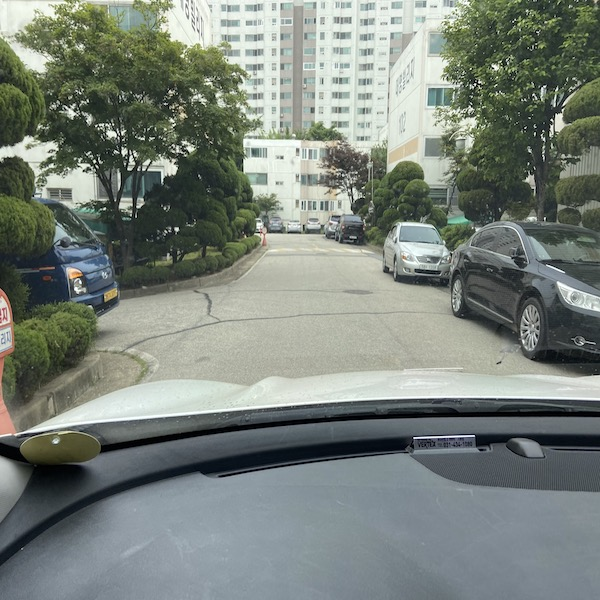
#> input picture 차선 감지 소스/free22.jpg, 600 x 600 px
$ python '17 lane_express.py'
#> lines starting #> are read from the running program, lines starting #| are printed output that depends on the picture; after the words box and inside, x2 and y2 are one past the last pixel; in counts of white or black regions, pixels touching at a corner belong together
### 차선 감지 소스/doImage.py
import numpy as np
import cv2 as cv
from matplotlib import pyplot as plt
# import matplotlib.pyplot as plt


def myShow(title,  img):
    cv.imshow(title, img)
    key = cv.waitKey(0)
    if key & 0xFF == 27:
        cv.destroyAllWindows()
        exit(0)
    elif key == ord('d') or key == ord('D'):
        cv.destroyWindow(title)
    elif key == ord('s') or key == ord('S'):
        cv.imgwrite(title+".jpg", img)
        cv.destroyWindow(title)
    else:
        pass


# [4 lines left out: function myPltShow, not called in this run]


def myDrawLine(rho, theta, img, color, thick):
    x0 = rho * np.cos(theta)
    y0 = rho * np.sin(theta)
    x1 = int(x0 - 1000*np.sin(theta))
    y1 = int(y0 + 1000*np.cos(theta))
    x2 = int(x0 + 1000*np.sin(theta))
    y2 = int(y0 - 1000*np.cos(theta))
    cv.line(img, (x1, y1), (x2, y2), color, thick)
    return [x1, y1], [x2, y2]

### 차선 감지 소스/17 lane_express.py
'''
Gray -> ROI -> Threshold-> Canny -> HoughLine -> Angle of Lines -> Average Lines
-> Detecting & displaying the lane -> Topview of the lane

'''
import cv2 as cv
import numpy as np
from doImage import *
from math import *

fileName = 'free22'

img = cv.imread(fileName+'.jpg')
#> img is the input picture: shape (600, 600, 3); mean B, G, R 122.7, 130.3, 122.2

# Gray
imgGray = cv.imread(fileName+'.jpg', 0)
#> imgGray: shape (600, 600); min 0, max 255, mean 127
imgRoi = np.zeros((img.shape[0], img.shape[1], 1), np.uint8)
imgOut = np.zeros(img.shape, np.uint8)

# Region Of Interest
syROI = 252
eyROI = 369
pointRoi = np.array([[267, 238], [205, 350], [470, 350], [360, 238]], np.int32)
cv.fillConvexPoly(imgRoi, pointRoi, 255)
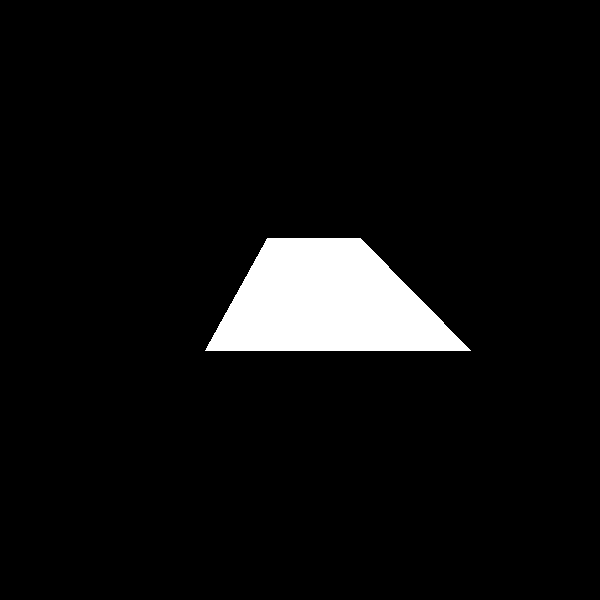
#> imgRoi: shape (600, 600, 1); 5.7% white; 1 white region, box (x1, y1, x2, y2) and area: (205, 238, 471, 351) 20342
imgRoiDisp = cv.addWeighted(imgGray, 0.8, imgRoi, 0.2, 0)
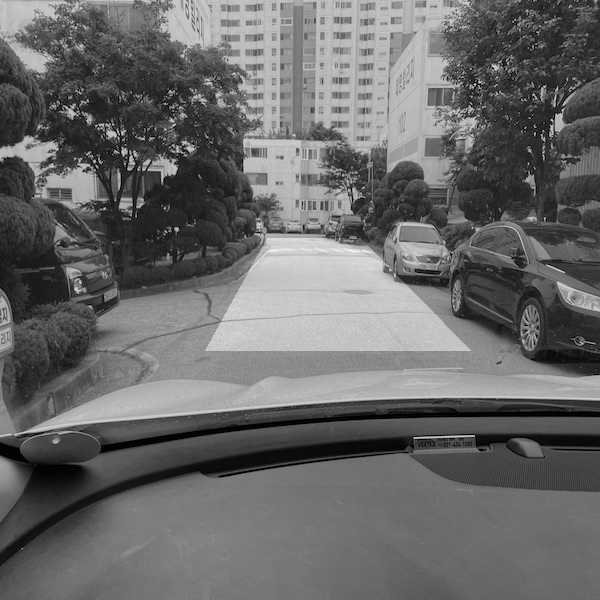
#> imgRoiDisp: shape (600, 600); min 0, max 249, mean 104.5
# myShow(fileName+'_Roi', imgRoiDisp)

# Threshold
ret, thresh = cv.threshold(imgGray, 150, 255, cv.THRESH_BINARY)
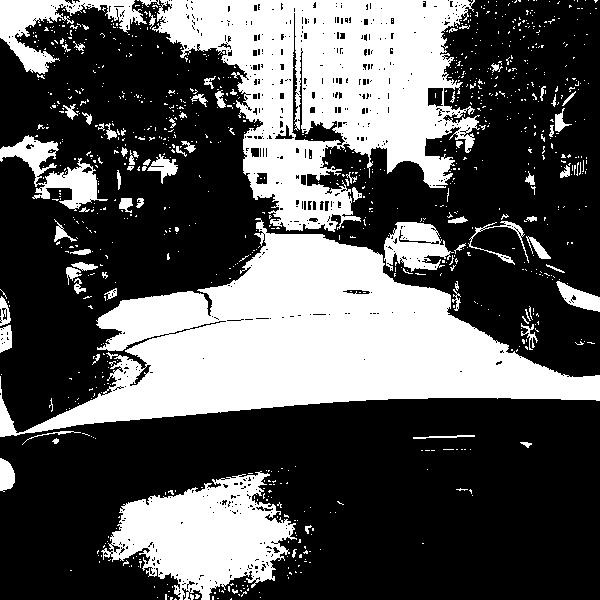
#> thresh: shape (600, 600); 34.9% white; 985 white regions (909 under 20 px), largest, box (x1, y1, x2, y2) and area: (0, 218, 600, 437) 54658, (152, 0, 480, 232) 39477, (101, 471, 297, 600) 13879
# myShow(fileName+'_Thresh', thresh)
for r in range(0, img.shape[0]):
    for c in range(0, img.shape[1]):
        if(imgRoi[r, c] == 0):
            thresh[r, c] = 0
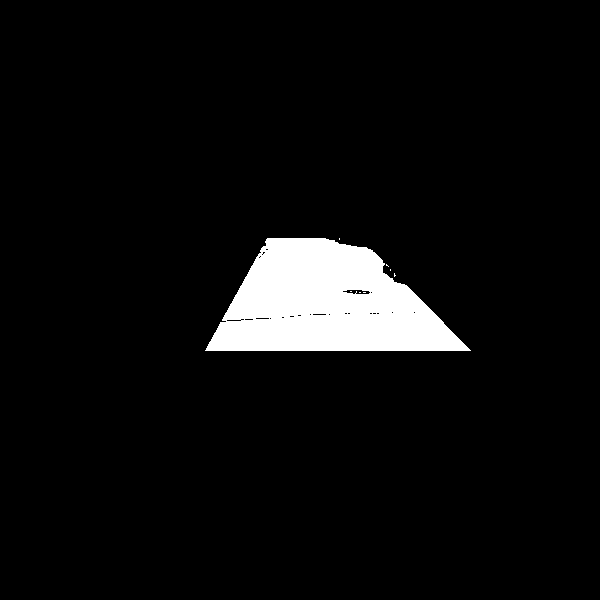
#> thresh: shape (600, 600); 5.5% white; 8 white regions (7 under 20 px), largest, box (x1, y1, x2, y2) and area: (205, 238, 471, 351) 19772
# myShow(fileName+'_roiThresh', thresh)

# Canny
edges = cv.Canny(thresh, 50, 150)
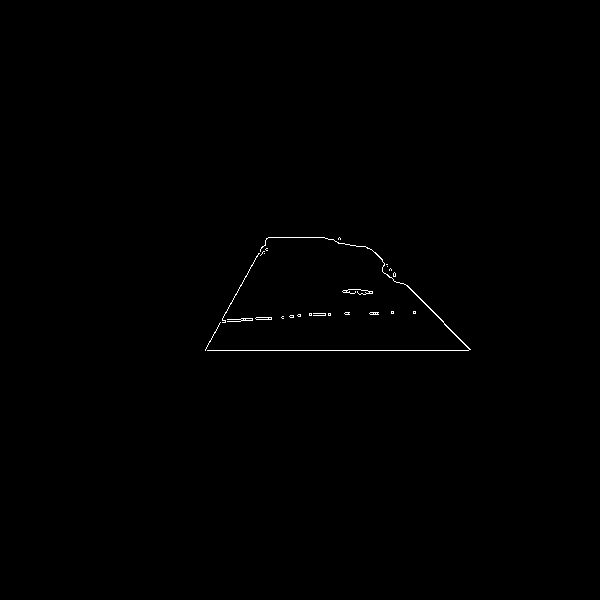
#> edges: shape (600, 600); 0.28% white in thin lines or dots, all inside (x1, y1, x2, y2) = (205, 237, 471, 351)
# myShow(fileName+'_Canny', edges)

# Hough Line
lines = cv.HoughLines(edges, 1, np.pi/200, 21)  # 30, 20
#> lines = 113 rows, first 8: [350, 1.57], [-86, 2.36], [348, 0.503], [-94, 2.37], [335, 1.51], [333, 1.51], [350, 0.518], [354, 1.56]

imgHough = np.copy(img)

thetaQ = np.array([0.0, 0.0])
rhoQ = np.array([0.0, 0.0])
countQ = np.array([0.0, 0.0])

pt1 = np.array([[0, 0], [0, 0]])
pt2 = np.array([[0, 0], [0, 0]])

for line in lines:
    rho, theta = line[0]
# Angle of Lines
    if(theta < np.pi*27/180 and theta > np.pi*26/180):
        thetaQ[0] = thetaQ[0] + theta
        rhoQ[0] = rhoQ[0] + rho
        countQ[0] = countQ[0] + 1
    if(theta < np.pi*130/180 and theta > np.pi*129/180):
        thetaQ[1] = thetaQ[1] + theta
        rhoQ[1] = rhoQ[1] + rho
        countQ[1] = countQ[1] + 1
#> this loop made 113 passes
#> (rho, theta) on passes 1 to 12: (350, 1.57), (-86, 2.36), (348, 0.503), (-94, 2.37), (335, 1.51), (333, 1.51), (350, 0.518), (354, 1.56), (356, 1.56), (344, 1.59), (329, 1.52), (325, 1.54)
#> after the loop, countQ = [1, 2]; rhoQ = [341, -74]; thetaQ = [0.456, 4.52]
# myShow(fileName+'_Hough1', imgHough)
# Average lines
for i in range(2):
    thetaQ[i] = thetaQ[i] / countQ[i]
    rhoQ[i] = rhoQ[i] / countQ[i]
    p1, p2 = myDrawLine(rhoQ[i], thetaQ[i], imgHough, (0, 0, 255), 1)

# Detecting the lane
    retval, pt1[i], pt2[i] = cv.clipLine((0, syROI, 511, eyROI-syROI), tuple(p1), tuple(p2))
    cv.rectangle(imgHough, (0, syROI), (600, eyROI), (0, 238, 255), 3)
    print(retval, pt1[i], pt2[i])
#> this loop made 2 passes
#> (x0 in myDrawLine, y0 in myDrawLine, x1 in myDrawLine, y1 in myDrawLine, x2 in myDrawLine, y2 in myDrawLine, retval) on passes 1 to 2: (306.2, 150, -133, 1048, 746, -748, True), (23.58, -28.51, -746, -665, 794, 608, True)
#| True [199 368] [256 252]
#| True [363 252] [504 368]
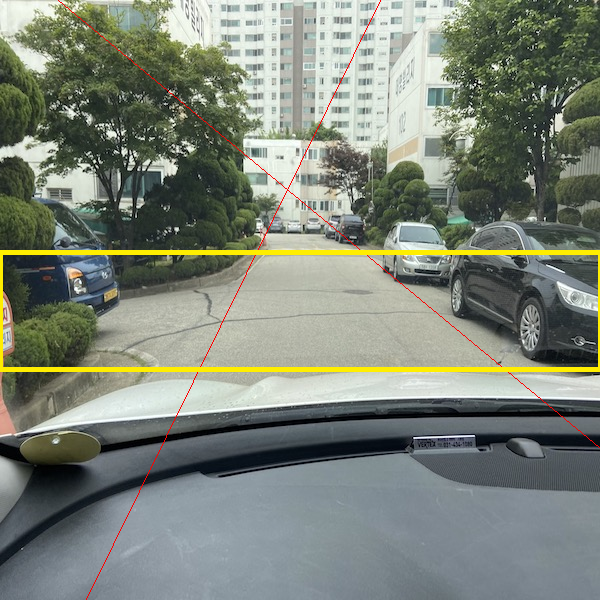
#> imgHough: shape (600, 600, 3); 2.13% of pixels changed, all inside (x1, y1, x2, y2) = (0, 0, 600, 600)
#> after the loop, pt1 = [[199, 368], [363, 252]]; pt2 = [[256, 252], [504, 368]]; rhoQ = [341, -37]; thetaQ = [0.456, 2.26]
cv.rectangle(imgHough, tuple(pt1[0]), tuple(pt2[0]), (179, 255, 0), 3)
cv.rectangle(imgHough, tuple(pt1[1]), tuple(pt2[1]), (255, 0, 162), 3)
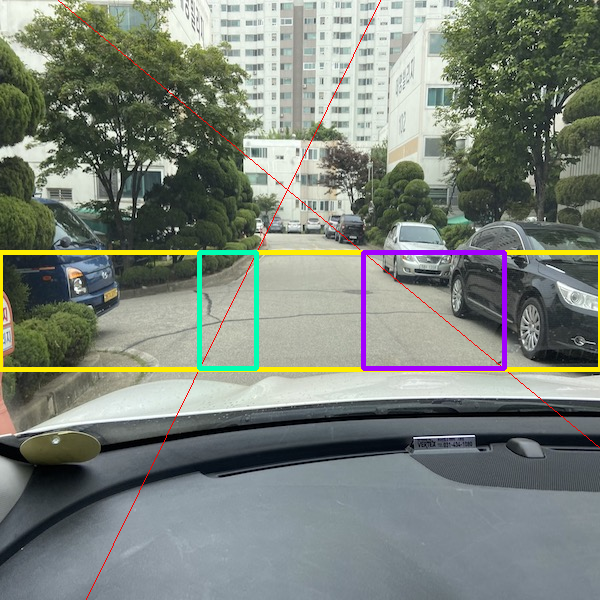
#> imgHough: shape (600, 600, 3); mean B, G, R 121.6, 130.6, 123.5
myShow(fileName+'_Hough2', imgHough)
#> (key Esc is pressed here)
#> (the program exits here)

$ run again, with 차선 감지 소스/curved.jpg copied over 차선 감지 소스/free22.jpg
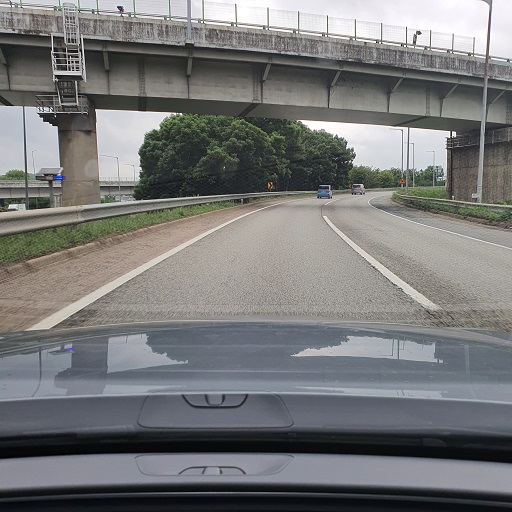
#> input picture 차선 감지 소스/curved.jpg, 512 x 512 px
#> img is the input picture: shape (512, 512, 3); mean B, G, R 120.1, 120, 119.5
#> `cv.fillConvexPoly(imgRoi, pointRoi, 255)`:
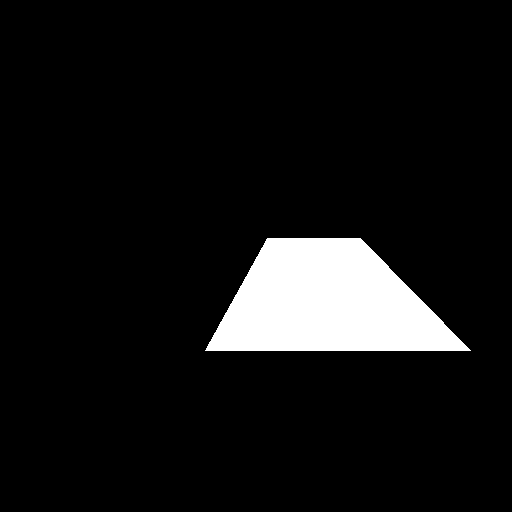
#> imgRoi: shape (512, 512, 1); 7.8% white; 1 white region, box (x1, y1, x2, y2) and area: (205, 238, 471, 351) 20342
#> edges: shape (512, 512); 1.4% white in thin lines or dots, all inside (x1, y1, x2, y2) = (221, 237, 435, 352)
#> the loop `for line in lines:` made 4148 passes
#> (rho, theta) on passes 1 to 3: (319, 1.57), (350, 1.57), (317, 1.59)
#> after the loop `for line in lines:`: countQ = [26, 18]; rhoQ = [10966, 152]; thetaQ = [11.84, 40.72]
#> the loop `for i in range(2):` made 2 passes
#> (x0 in myDrawLine, y0 in myDrawLine, x1 in myDrawLine, y1 in myDrawLine, x2 in myDrawLine, y2 in myDrawLine, retval) on passes 1 to 2: (378.8, 185.6, -61, 1083, 818, -712, True), (-5.38, 6.51, -775, -630, 765, 643, True)
#> (printed output is left out)
#> after the loop `for i in range(2):`: pt1 = [[289, 368], [291, 252]]; pt2 = [[346, 252], [432, 368]]; rhoQ = [421.8, 8.44]; thetaQ = [0.456, 2.26]
#> `cv.rectangle(imgHough, tuple(pt1[1]), tuple(pt2[1]), (255, 0, 162), 3)`:
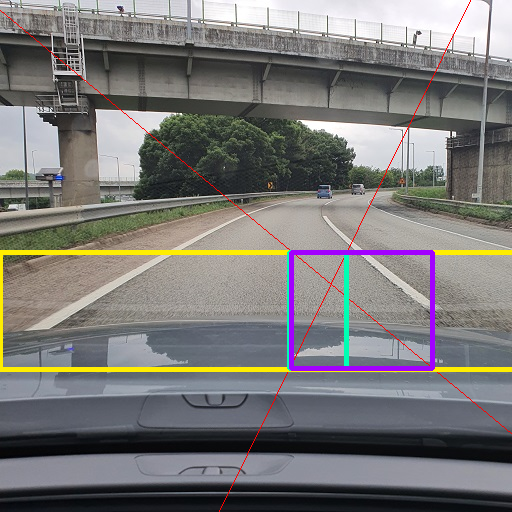
#> imgHough: shape (512, 512, 3); mean B, G, R 118.8, 120.1, 121.7

$ run again, with 차선 감지 소스/curved22.jpg copied over 차선 감지 소스/free22.jpg
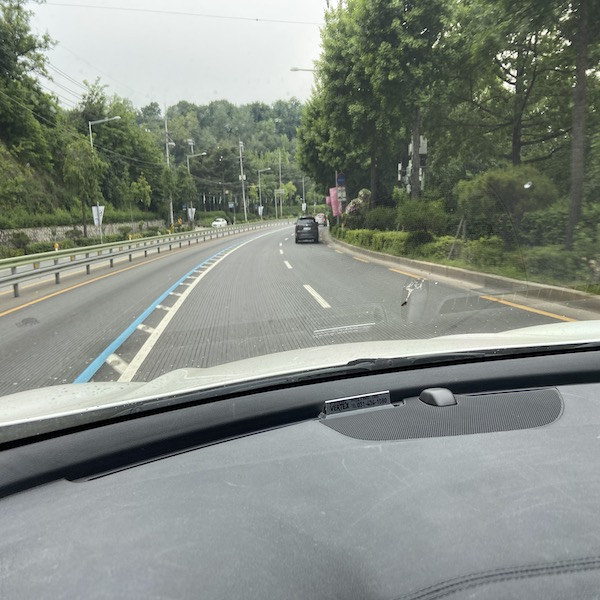
#> input picture 차선 감지 소스/curved22.jpg, 600 x 600 px
#> img is the input picture: shape (600, 600, 3); mean B, G, R 130.8, 138.6, 132.3
#> imgRoi: shape (600, 600, 1); 5.7% white; 1 white region, box (x1, y1, x2, y2) and area: (205, 238, 471, 351) 20342
#> `ret, thresh = cv.threshold(imgGray, 150, 255, cv.THRESH_BINARY)`:
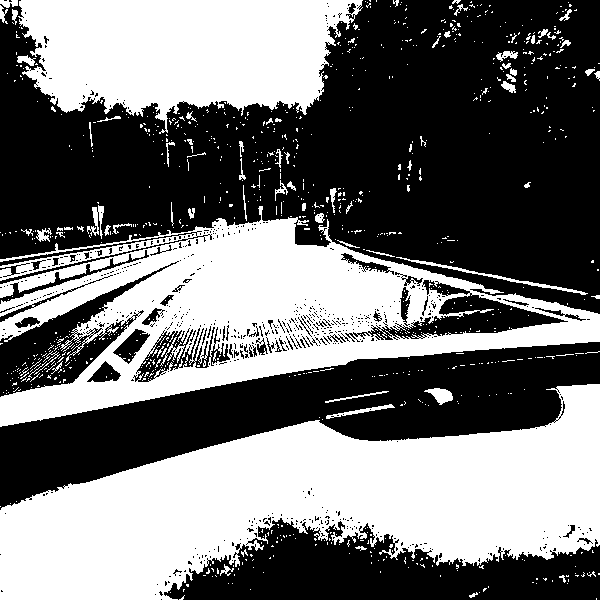
#> thresh: shape (600, 600); 45.2% white; 910 white regions (837 under 20 px), largest, box (x1, y1, x2, y2) and area: (0, 384, 600, 600) 70842, (0, 206, 600, 427) 52814, (18, 0, 363, 134) 31893
#> edges: shape (600, 600); 0.75% white in thin lines or dots, all inside (x1, y1, x2, y2) = (205, 237, 471, 352)
#> lines = 1585 rows, first 8: [350, 1.57], [348, 0.503], [-86, 2.36], [344, 1.59], [374, 1.43], [-94, 2.37], [358, 1.51], [354, 1.52]
#> the loop `for line in lines:` made 1585 passes
#> after the loop `for line in lines:`: countQ = [5, 9]; rhoQ = [2010, 13]; thetaQ = [2.28, 20.36]
#> the loop `for i in range(2):` made 2 passes
#> (x0 in myDrawLine, y0 in myDrawLine, x1 in myDrawLine, y1 in myDrawLine, x2 in myDrawLine, y2 in myDrawLine, retval) on passes 1 to 2: (361, 176.9, -78, 1074, 800, -721, True), (-0.921, 1.11, -771, -636, 769, 638, True)
#> (printed output is left out)
#> after the loop `for i in range(2):`: pt1 = [[267, 368], [302, 252]]; pt2 = [[324, 252], [443, 368]]; rhoQ = [402, 1.44]; thetaQ = [0.456, 2.26]
#> `cv.rectangle(imgHough, tuple(pt1[1]), tuple(pt2[1]), (255, 0, 162), 3)`:
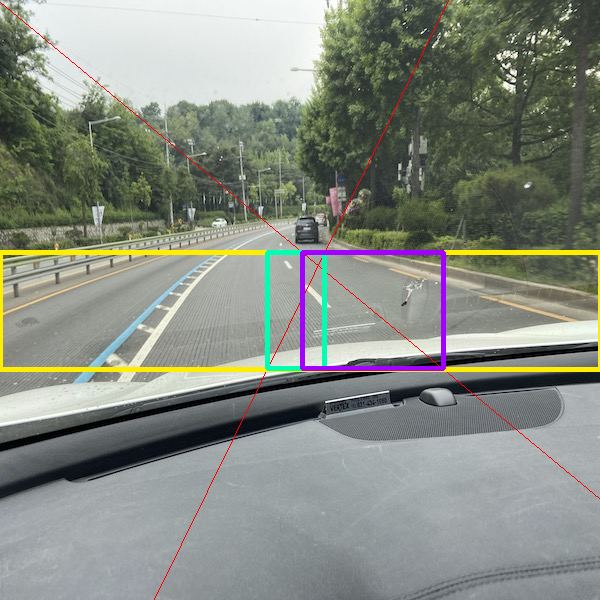
#> imgHough: shape (600, 600, 3); mean B, G, R 129.5, 138.8, 133.7

$ run again, with 차선 감지 소스/express.jpg copied over 차선 감지 소스/free22.jpg
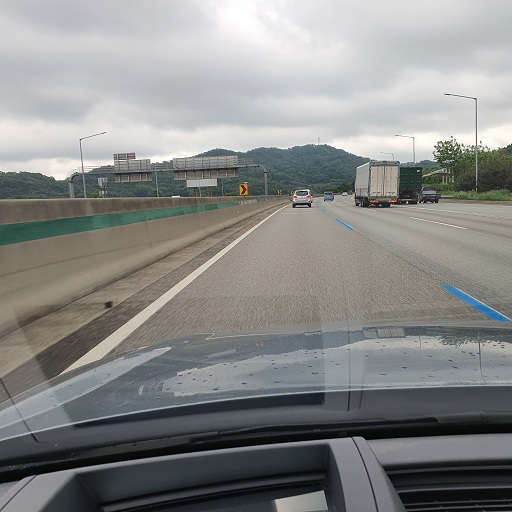
#> input picture 차선 감지 소스/express.jpg, 512 x 512 px
#> img is the input picture: shape (512, 512, 3); mean B, G, R 136.5, 137.8, 137.1
#> imgRoi: shape (512, 512, 1); 7.8% white; 1 white region, box (x1, y1, x2, y2) and area: (205, 238, 471, 351) 20342
#> edges: shape (512, 512); 1.4% white in thin lines or dots, all inside (x1, y1, x2, y2) = (211, 237, 470, 352)
#> the loop `for line in lines:` made 4024 passes
#> (rho, theta) on passes 1 to 3: (350, 1.57), (356, 1.56), (242, 1.71)
#> after the loop `for line in lines:`: countQ = [22, 17]; rhoQ = [8824, 121]; thetaQ = [10.02, 38.45]
#> the loop `for i in range(2):` made 2 passes
#> (x0 in myDrawLine, y0 in myDrawLine, x1 in myDrawLine, y1 in myDrawLine, x2 in myDrawLine, y2 in myDrawLine, retval) on passes 1 to 2: (360.2, 176.5, -79, 1074, 800, -721, True), (-4.54, 5.48, -775, -631, 765, 642, True)
#> (printed output is left out)
#> after the loop `for i in range(2):`: pt1 = [[266, 368], [293, 252]]; pt2 = [[323, 252], [434, 368]]; rhoQ = [401.1, 7.12]; thetaQ = [0.456, 2.26]
#> `cv.rectangle(imgHough, tuple(pt1[1]), tuple(pt2[1]), (255, 0, 162), 3)`:
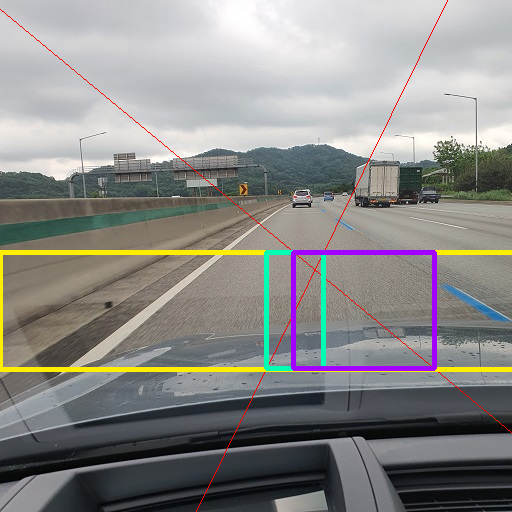
#> imgHough: shape (512, 512, 3); mean B, G, R 135.5, 138.1, 138.8
